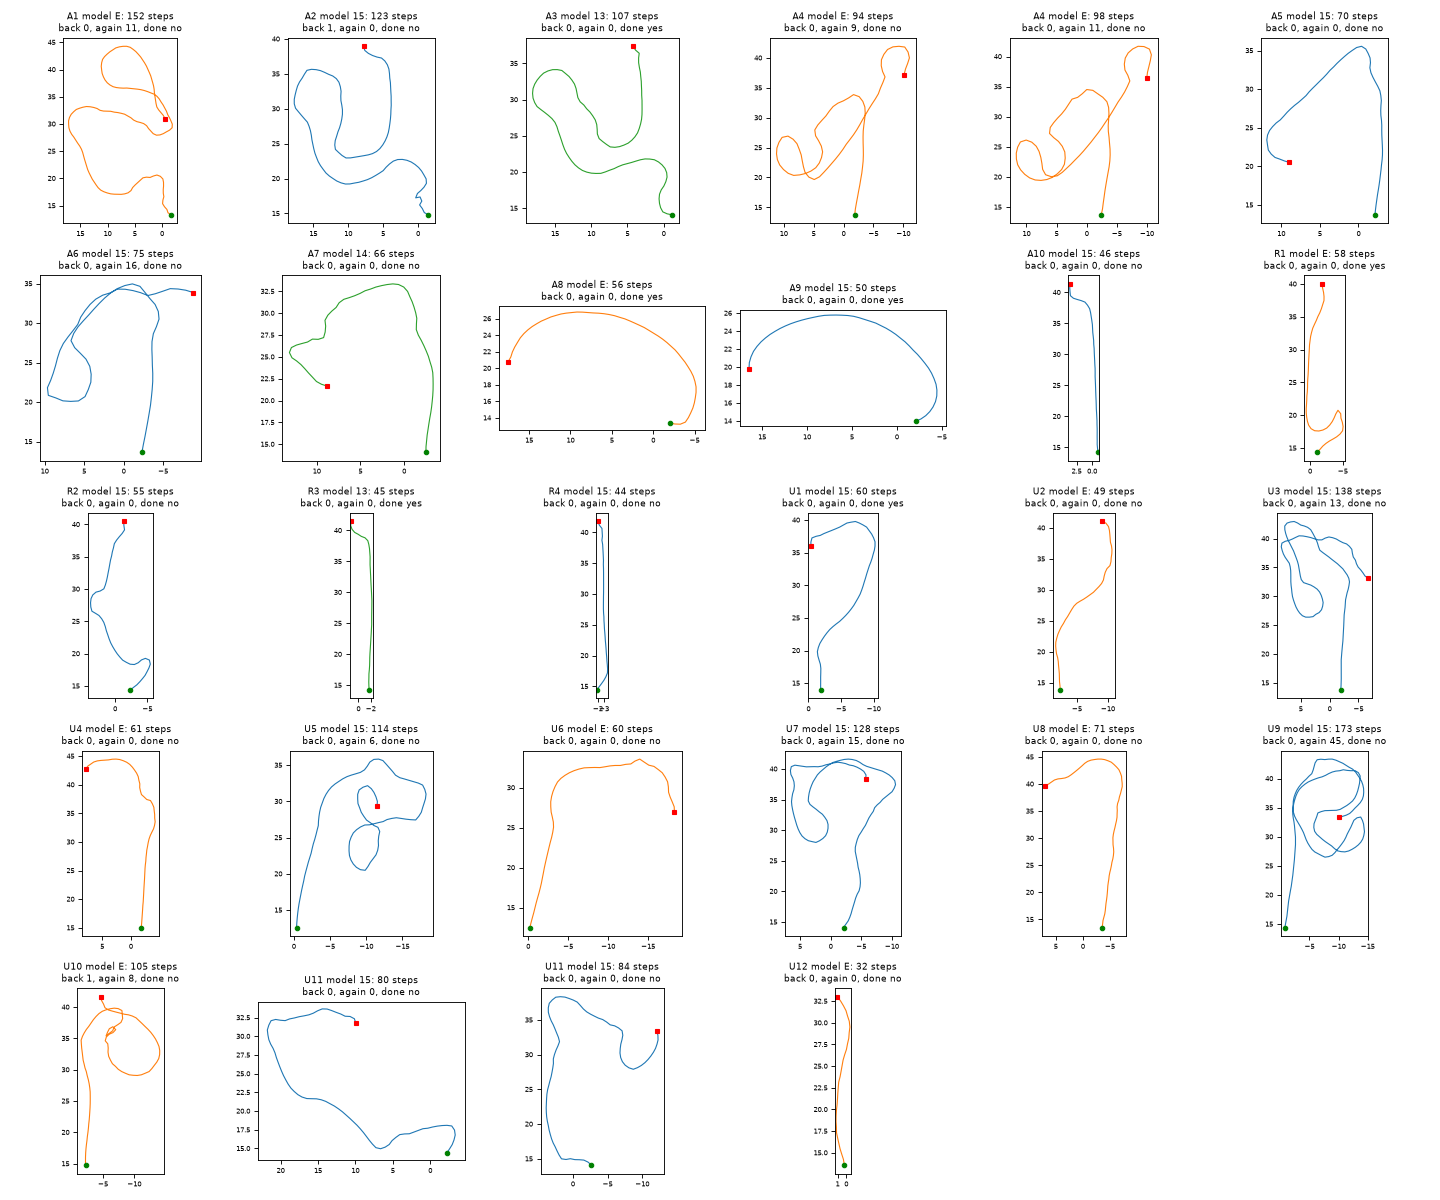

Write Python code to recreate this figure.
"""
How the robot moved in each run of the robot test of 15.11.26, from the runs' own step tables: steps, how often the step
turned back (more than 120 degrees from the step before, on the table), how often the rod tip came back within 1.5 cm
of a place it had passed more than 15 steps earlier (going round again), the stop chance at the end, and a drawing of
every run's tip path. Read with Emranul's marks (2026-11-15_robot_test_marks.csv).

Run from 02_code:  python "<this file>"
"""

import json
from pathlib import Path

import matplotlib
matplotlib.use("Agg")
import matplotlib.pyplot
import numpy
import pandas


RUN_PATH_PARAMETERS = {
    "run_folder": Path("D:/AI_Project/03_data/model_runs"),
    "run_prefix": "2026-11-15_1",
    "marks": Path(__file__).resolve().parents[2] / "2026-11-15_robot_test_marks.csv",
    "turn_back_deg": 120.0,
    "revisit_cm": 1.5,
    "revisit_gap_steps": 15,
    "output_table": Path(__file__).resolve().parent / "run_paths.csv",
    "output_figure": Path(__file__).resolve().parent / "run_paths.png",
}


def run_measures(steps: pandas.DataFrame, parameters: dict) -> dict:
    """Steps, turn-backs and revisits of one run, from its tip positions on the table."""

    tip = steps[["tip_x", "tip_y"]].to_numpy(dtype = float)
    moves = numpy.diff(tip, axis = 0)
    lengths = numpy.linalg.norm(moves, axis = 1)
    moves = moves[lengths > 1e-4]
    angles = numpy.degrees(numpy.arctan2(moves[:, 1], moves[:, 0]))
    change = numpy.abs((numpy.diff(angles) + 180.0) % 360.0 - 180.0)
    turn_backs = int((change > parameters["turn_back_deg"]).sum())
    revisits = 0
    gap = parameters["revisit_gap_steps"]
    for index in range(gap, len(tip)):
        distances = numpy.linalg.norm(tip[:index - gap] - tip[index], axis = 1)
        if len(distances) and distances.min() < parameters["revisit_cm"] / 100.0:
            revisits += 1
    stop = steps["model_stop_probability"].to_numpy(dtype = float)
    return {"steps": len(steps), "turn_backs": turn_backs, "revisited_steps": revisits,
            "path_cm": round(float(lengths.sum() * 100.0), 1), "stop_chance_last": round(float(stop[-1]), 2),
            "stop_chance_highest": round(float(stop.max()), 2), "end": str(steps["action"].iloc[-1])}


def main(parameters: dict = RUN_PATH_PARAMETERS) -> None:
    """Write the table and the drawing."""

    marks = pandas.read_csv(parameters["marks"]).drop_duplicates("run_folder", keep = "last").set_index("run_folder")
    rows, paths = [], []
    for folder in sorted(parameters["run_folder"].glob(parameters["run_prefix"] + "*")):
        if not (folder / "steps.csv").exists():
            continue
        steps = pandas.read_csv(folder / "steps.csv")
        line = json.loads((folder / "run_list_line.json").read_text(encoding = "utf-8"))["line"] if (folder / "run_list_line.json").exists() else {}
        row = {"run": folder.name, "label": folder.name.split("_")[-1], "model": line.get("model_key", ""), "sheet": line.get("sheet", "")[:40]}
        row.update(run_measures(steps, parameters))
        mark = marks.loc[folder.name] if folder.name in marks.index else None
        row["finished"] = "" if mark is None else mark["finished"]
        row["stop_mark"] = "" if mark is None else mark["stop"]
        rows.append(row)
        paths.append((row, steps[["tip_x", "tip_y"]].to_numpy(dtype = float)))
    table = pandas.DataFrame(rows)
    table.to_csv(parameters["output_table"], index = False)
    print(table.to_string(index = False))

    columns = 6
    figure, axes = matplotlib.pyplot.subplots(int(numpy.ceil(len(paths) / columns)), columns, figsize = (3.0 * columns, 3.0 * numpy.ceil(len(paths) / columns)))
    for axis, (row, tip) in zip(axes.flat, paths):
        axis.plot(tip[:, 1] * 100, tip[:, 0] * 100, "-", color = "tab:blue" if row["model"] == "15" else ("tab:orange" if row["model"] == "E" else "tab:green"), linewidth = 1)
        axis.plot(tip[0, 1] * 100, tip[0, 0] * 100, "go", markersize = 4)
        axis.plot(tip[-1, 1] * 100, tip[-1, 0] * 100, "rs", markersize = 4)
        axis.set_title(f"{row['label']} model {row['model']}: {row['steps']} steps\nback {row['turn_backs']}, again {row['revisited_steps']}, done {row['finished']}", fontsize = 8)
        axis.set_aspect("equal")
        axis.invert_xaxis()
        axis.tick_params(labelsize = 6)
    for axis in list(axes.flat)[len(paths):]:
        axis.axis("off")
    figure.tight_layout()
    figure.savefig(parameters["output_figure"], dpi = 80)


if __name__ == "__main__":
    main()
